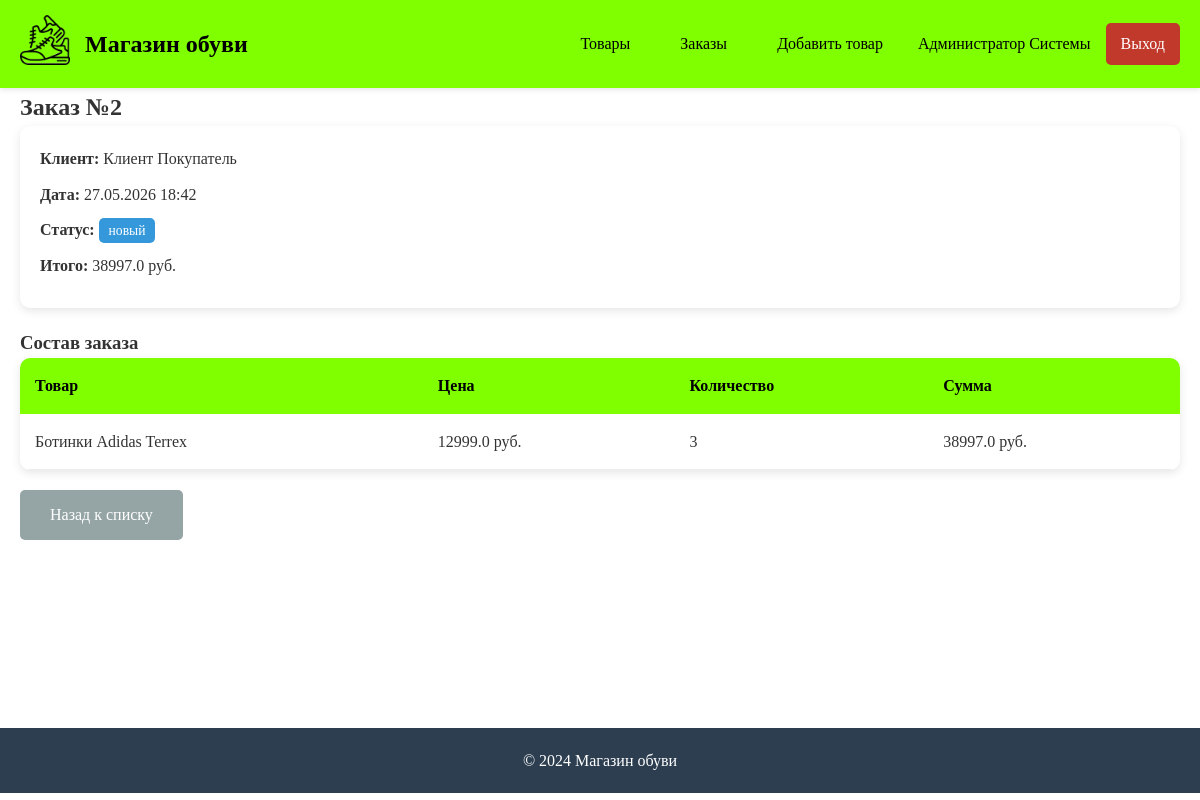
The app's page /orders/2 (signed in) with its own data.
### app/models.py (models this page shows, shortened)
class User(UserMixin, db.Model):
    __tablename__ = 'users'
    id = db.Column(db.Integer, primary_key=True)
    login = db.Column(db.String(50), unique=True, nullable=False)
    password_hash = db.Column(db.String(200), nullable=False)
    role = db.Column(db.String(20), nullable=False)
    fio = db.Column(db.String(100), nullable=False)
    def has_permission(self, action):
        permissions = {
            'guest': ['view_products'],
            'client': ['view_products', 'place_order', 'view_own_orders'],
            'manager': ['view_products', 'search_products', 'filter_products',
                       'sort_products', 'view_orders'],
            'admin': ['view_products', 'search_products', 'filter_products',
                     'sort_products', 'add_product', 'edit_product', 'delete_product',
                     'view_orders', 'add_order', 'edit_order', 'delete_order']
        }
        return action in permissions.get(self.role, [])

class Order(db.Model):
    __tablename__ = 'orders'
    id = db.Column(db.Integer, primary_key=True)
    user_id = db.Column(db.Integer, db.ForeignKey('users.id'), nullable=False)
    total_price = db.Column(db.Float, default=0)
    status = db.Column(db.String(20), default='новый')
    created_at = db.Column(db.DateTime, default=datetime.utcnow)
    user = db.relationship('User', backref='orders')
    items = db.relationship('OrderItem', backref='order', lazy=True, cascade='all, delete-orphan')

class OrderItem(db.Model):
    __tablename__ = 'order_items'
    id = db.Column(db.Integer, primary_key=True)
    order_id = db.Column(db.Integer, db.ForeignKey('orders.id'), nullable=False)
    product_id = db.Column(db.Integer, db.ForeignKey('products.id'), nullable=False)
    quantity = db.Column(db.Integer, nullable=False)
    price = db.Column(db.Float, nullable=False)
    product = db.relationship('Product', backref='order_items')

class Product(db.Model):
    __tablename__ = 'products'
    id = db.Column(db.Integer, primary_key=True)
    name = db.Column(db.String(200), nullable=False)
    category_id = db.Column(db.Integer, db.ForeignKey('categories.id'), nullable=False)
    description = db.Column(db.Text)
    manufacturer_id = db.Column(db.Integer, db.ForeignKey('manufacturers.id'), nullable=False)
    supplier_id = db.Column(db.Integer, db.ForeignKey('suppliers.id'), nullable=False)
    price = db.Column(db.Float, nullable=False)
    unit = db.Column(db.String(20), default='шт')
    stock = db.Column(db.Integer, default=0)
    discount = db.Column(db.Integer, default=0)
    image_path = db.Column(db.String(500))

### app/routes/orders.py (the view)
@orders_bp.route('/<int:order_id>')
@login_required
def order_detail(order_id):
    order = Order.query.get_or_404(order_id)
    if not _can_view_order(order):
        flash('У вас нет прав для просмотра этого заказа', 'error')
        return redirect(url_for('orders.order_list'))
    return render_template('order_detail.html', order=order)

### app/models.py (called while the page is built)
@login_manager.user_loader
def load_user(user_id):
    return User.query.get(int(user_id))

### app/routes/orders.py (called while the page is built)
def _can_view_order(order):
    if current_user.role == 'admin' or current_user.role == 'manager':
        return True
    if current_user.role == 'client' and order.user_id == current_user.id:
        return True
    return False

### app/templates/order_detail.html (shortened to what this page needs)
{% extends "base.html" %}
{% block content %}
<div class="order-detail-page">
    <h2>Заказ №{{ order.id }}</h2>
    <div class="order-info">
        <p><strong>Клиент:</strong> {{ order.user.fio }}</p>
        <p><strong>Дата:</strong> {{ order.created_at.strftime('%d.%m.%Y %H:%M') }}</p>
        <p><strong>Статус:</strong>
            <span class="status status-{{ order.status }}">{{ order.status }}</span>
        </p>
        <p><strong>Итого:</strong> {{ order.total_price }} руб.</p>
    </div>
    <h3>Состав заказа</h3>
    <table class="order-items-table">
        <thead>
            <tr>
                <th>Товар</th>
                <th>Цена</th>
                <th>Количество</th>
                <th>Сумма</th>
            </tr>
        </thead>
        <tbody>
            {% for item in order.items %}
            <tr>
                <td>{{ item.product.name }}</td>
                <td>{{ item.price }} руб.</td>
                <td>{{ item.quantity }}</td>
                <td>{{ item.price * item.quantity }} руб.</td>
            </tr>
            {% endfor %}
        </tbody>
    </table>
    <div class="form-actions">
        <a href="{{ url_for('orders.order_list') }}" class="btn btn-secondary">Назад к списку</a>
    </div>
</div>
{% endblock %}

### app/templates/base.html (shortened to what this page needs)
<!DOCTYPE html>
<html lang="ru">
<head>
    <link rel="stylesheet" href="{{ url_for('static', filename='css/style.css') }}">
</head>
<body>
    <header>
        <div class="container">
            <div class="logo">
                <a href="{{ url_for('products.product_list') }}">
                    <img src="{{ url_for('static', filename='images/logo.png') }}" alt="Логотип">
                </a>
                <h1>Магазин обуви</h1>
            </div>
            <nav>
                <ul>
                    <li><a href="{{ url_for('products.product_list') }}">Товары</a></li>
                    {% if current_user.is_authenticated %}
                        {% if current_user.has_permission('view_orders') %}
                        <li><a href="{{ url_for('orders.order_list') }}">Заказы</a></li>
                        {% endif %}
                        {% if current_user.has_permission('add_product') %}
                        <li><a href="{{ url_for('products.add_product') }}">Добавить товар</a></li>
                        {% endif %}
                        <li class="user-info">
                            <span>{{ current_user.fio }}</span>
                            <a href="{{ url_for('auth.logout') }}" class="btn-logout">Выход</a>
                        </li>
                    {% else %}
                        <li><a href="{{ url_for('auth.login') }}">Вход</a></li>
                    {% endif %}
                </ul>
            </nav>
        </div>
    </header>
    <main class="container">
        {% block content %}{% endblock %}
    </main>
    <footer>
        <div class="container">
            <p>&copy; 2024 Магазин обуви</p>
        </div>
    </footer>
</body>
</html>

### app/static/css/style.css (style rules this page uses)
* { margin: 0; padding: 0; box-sizing: border-box; }
body { font-family: 'Times New Roman', Times, serif; background-color: #FFFFFF; color: #333; line-height: 1.6; }
.container { max-width: 1200px; margin: 0 auto; padding: 0 20px; }
header { background-color: #7FFF00; color: #000; padding: 15px 0; box-shadow: 0 2px 5px rgba(0,0,0,0.1); }
header .container { display: flex; justify-content: space-between; align-items: center; }
.logo { display: flex; align-items: center; gap: 15px; }
.logo img { height: 50px; width: auto; }
.logo h1 { font-size: 1.5rem; }
nav ul { display: flex; list-style: none; gap: 20px; align-items: center; }
nav a { color: #000; text-decoration: none; padding: 8px 15px; border-radius: 5px; transition: background-color 0.3s; }
.user-info { display: flex; align-items: center; gap: 15px; }
.btn-logout { background-color: #c0392b; color: #fff; padding: 8px 15px; }
main { padding: 30px 0; min-height: calc(100vh - 200px); }
.btn { padding: 12px 25px; border: none; border-radius: 5px; cursor: pointer; font-size: 1rem; text-decoration: none; display: inline-block; }
.btn-secondary { background-color: #95a5a6; color: white; }
.form-actions { display: flex; gap: 15px; margin-top: 20px; }
.form-actions .btn { padding: 12px 30px; }
.orders-table, .order-items-table { width: 100%; background: white; border-collapse: collapse; border-radius: 10px; overflow: hidden; box-shadow: 0 3px 10px rgba(0,0,0,0.1); }
.orders-table th, .order-items-table th { background-color: #7FFF00; color: #000; padding: 15px; text-align: left; }
.orders-table td, .order-items-table td { padding: 15px; border-bottom: 1px solid #eee; }
.status { padding: 5px 10px; border-radius: 5px; font-size: 0.85rem; }
.status-новый { background-color: #3498db; color: white; }
.order-info { background: white; padding: 20px; border-radius: 10px; margin-bottom: 20px; box-shadow: 0 3px 10px rgba(0,0,0,0.1); }
.order-info p { margin-bottom: 10px; }
footer { background-color: #2c3e50; color: white; text-align: center; padding: 20px 0; margin-top: 40px; }

### records on screen
User: fio "Администратор Системы"
Order: id "2", created_at "27.05.2026 18:42", status "новый", total_price "38997.0"
User: user.fio "Клиент Покупатель"
OrderItem: product.name "Ботинки Adidas Terrex", price "12999.0", quantity "3", item.price*item.quantity "38997.0"
